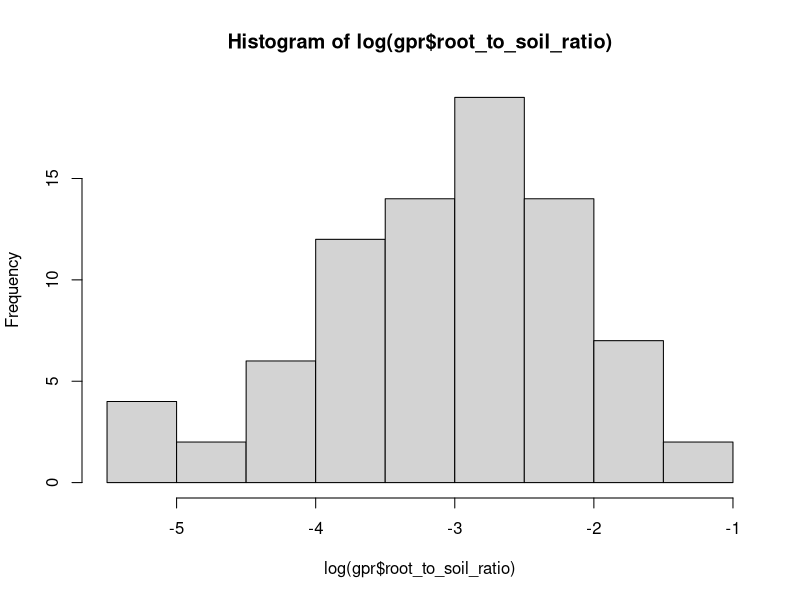
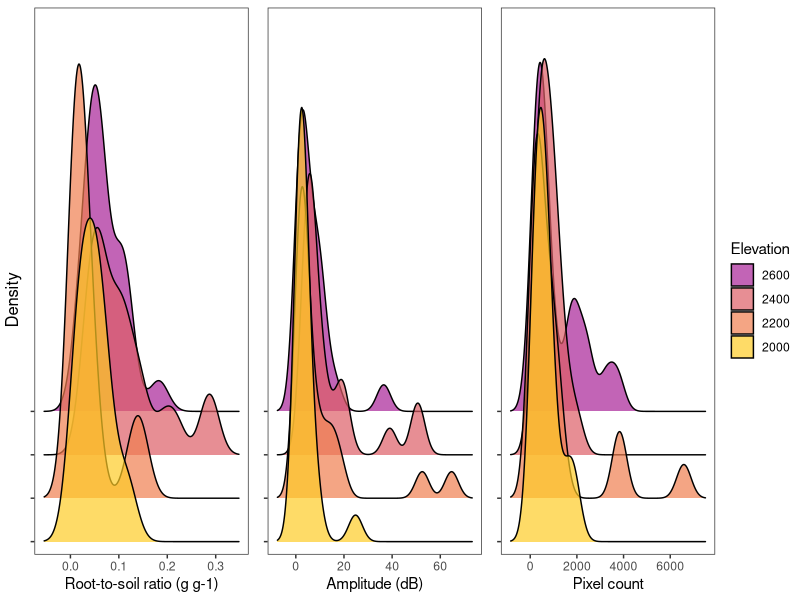
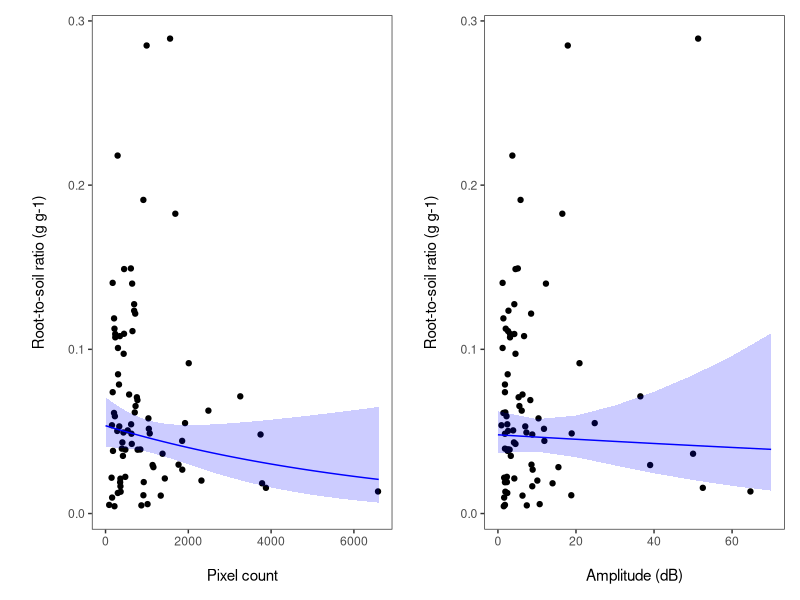
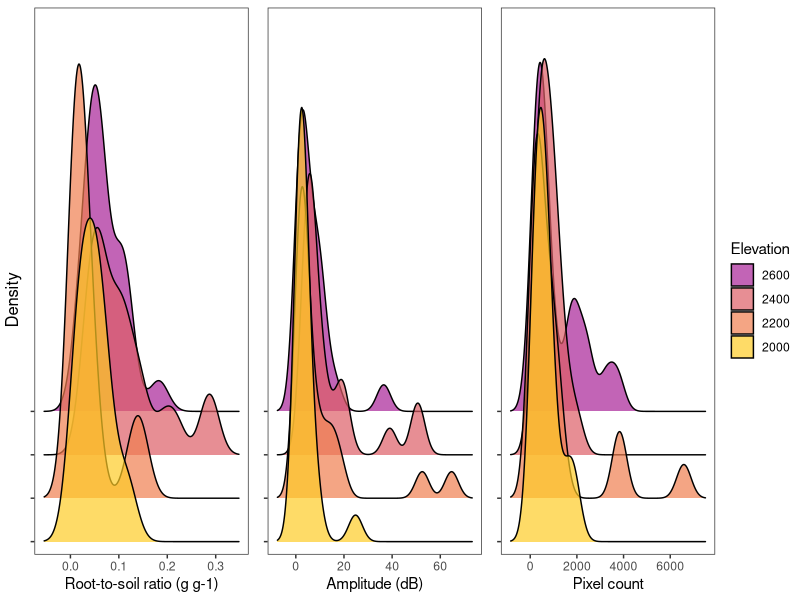
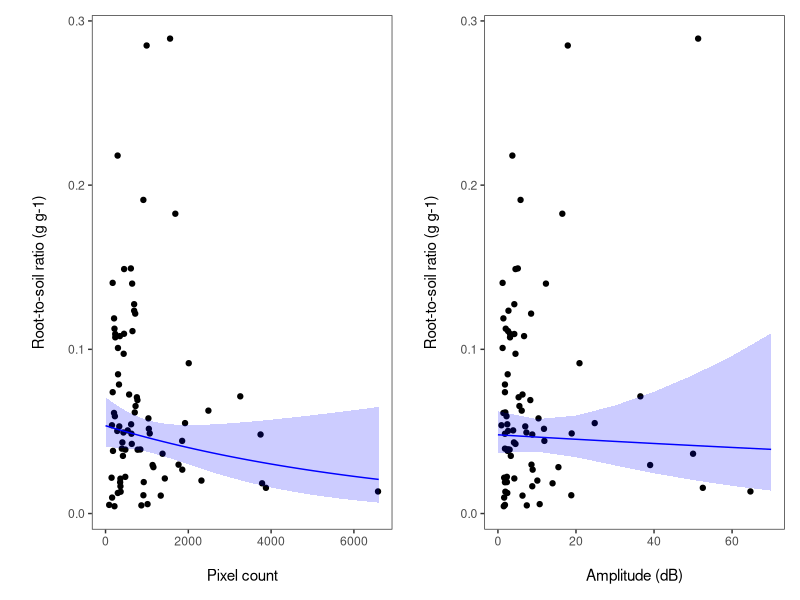

These figures' R source, in order:
# Analysis on GPR pixel count and amplitude versus root biomass
# created 18/10/2024 by Jakub
# modified 3/12/2024 by Jakub
# modified 01/07/2025 by Joe

### 1. Set up ----
library(tidyverse)
library(lme4)
library(ggeffects)
library(ggridges)
library(ggpubr)
library(patchwork)

### load clean transect and root biomass data
gpr_clean <- read_csv('vi_root_biomass/vi_PFTC7_clean_gpr_transect_root_biomass_2023.csv') 

### 2. Format and glimpse data ----
# keep only detections with corresponding root biomass data
gpr <- gpr_clean %>%
  filter(!is.na(root_to_soil_ratio))

glimpse(gpr)
hist(log(gpr$root_to_soil_ratio))

### 3. Density plots per variable by elevation ----
scl= 10
alp3 = 0.7
cols2<- c("#A72197",  "#DD5E66", "#EF7F4F", "#FDCB26") # 2800m: #6F00A8
lwd = 0.5

gpr$elevation_m_asl <- factor(gpr$elevation_m_asl)

biomass <- ggplot(gpr, aes(x = root_to_soil_ratio, y = elevation_m_asl, fill = elevation_m_asl)) +
  geom_density_ridges(alpha= alp3, scale = scl, linewidth=lwd)+
  scale_fill_manual(values = cols2, breaks = c(2600, 2400, 2200, 2000))+
  scale_y_discrete(expand = expansion(mult = c(0.1, 3.1)))+
  labs(x = "Root-to-soil ratio (g g-1)", color = "Elevation", fill ="Elevation")+
  theme_bw()+
  theme(panel.grid = element_blank(),
        axis.title.y = element_blank())

amplitude <- ggplot(gpr, aes(x = amplitude, y = elevation_m_asl, fill = elevation_m_asl)) +
  geom_density_ridges(alpha= alp3, scale = scl, linewidth=lwd)+
  scale_fill_manual(values = cols2, breaks = c(2600, 2400, 2200, 2000))+
  scale_y_discrete(expand = expansion(mult = c(0.1, 3.1)))+
  labs(x = "Amplitude (dB)", color = "Elevation", fill ="Elevation")+
  theme_bw()+
  theme(panel.grid = element_blank(),
        axis.title.y = element_blank())

pixel_count <- ggplot(gpr, aes(x = pixel_count, y = elevation_m_asl, fill = elevation_m_asl)) +
  geom_density_ridges(alpha= alp3, scale = scl, linewidth=lwd)+
  scale_fill_manual(values = cols2, breaks = c(2600, 2400, 2200, 2000))+
  scale_y_discrete(expand = expansion(mult = c(0.1, 3.1)))+
  labs(x = "Pixel count", color = "Elevation", fill ="Elevation")+
  theme_bw()+
  theme(panel.grid = element_blank(),
        axis.title.y = element_blank())

# Combine into single panel 
gpr_vars_elev <- ggarrange(biomass + rremove("y.text"), amplitude + rremove("y.text"), pixel_count + rremove("y.text"), common.legend = TRUE, legend = "right", align = "v", label.y = 1, nrow = 1) %>%
  annotate_figure(left = text_grob("Density",rot = 90))
gpr_vars_elev

# Save figure
ggsave("gpr_vars_elev.png", gpr_vars_elev, path= "results/vi_root_biomass", height = 1.5, width = 7 , bg= "white", units= "in")

### 4. Run regression models ----
# Custom min-max scaling ----
min_val <- min(gpr$pixel_count)
max_val <- max(gpr$pixel_count)
gpr$pixel_count_scaled <- (gpr$pixel_count - min_val) / (max_val - min_val)

# Models ----
model1 <- lm(log(root_to_soil_ratio) ~ pixel_count, data = gpr)
model2 <- lm(log(root_to_soil_ratio) ~ pixel_count_scaled, data = gpr)
model3 <- lm(log(root_to_soil_ratio) ~ amplitude, data = gpr)

summary(model1)
summary(model2) # No difference between model1 and model2
summary(model3)

# Predictions ----
pred_model1 <- ggpredict(model1, terms = "pixel_count")
pred_model3 <- ggpredict(model3, terms = "amplitude")

# Plot ----
# Plot with predictions for Pixel count (Model 1)
ggplot(data = gpr, aes(x = pixel_count, y = root_to_soil_ratio)) +
  geom_point() +
  geom_line(data = pred_model1, aes(x = x, y = predicted), color = "blue", inherit.aes = FALSE) +  # Prediction line
  geom_ribbon(data = pred_model1, aes(x = x, ymin = conf.low, ymax = conf.high), 
                fill = "blue", alpha = 0.2, inherit.aes = FALSE) +  # Confidence interval
  theme_bw() +
  labs(x = "\nPixel count", y = "\nRoot-to-soil ratio (g g-1)\n") +
  theme(panel.grid = element_blank()) +

# Plot with predictions for Amplitude (Model 3)
ggplot(aes(x = amplitude, y = root_to_soil_ratio), data = gpr) +
  geom_point() +
  geom_line(data = pred_model3, aes(x = x, y = predicted), color = "blue", inherit.aes = FALSE) +  # Prediction line
  geom_ribbon(data = pred_model3, aes(x = x, ymin = conf.low, ymax = conf.high), 
              fill = "blue", alpha = 0.2, inherit.aes = FALSE) +  # Confidence interval
  theme_bw() +
  labs(x = "\nAmplitude (dB)", y = "\nRoot-to-soil ratio (g g-1)\n") +
  theme(panel.grid = element_blank())

# Save figure
ggsave("gpr_regression_models.png", path= "results/vi_root_biomass", height = 3, width = 7 , bg= "white", units= "in")
